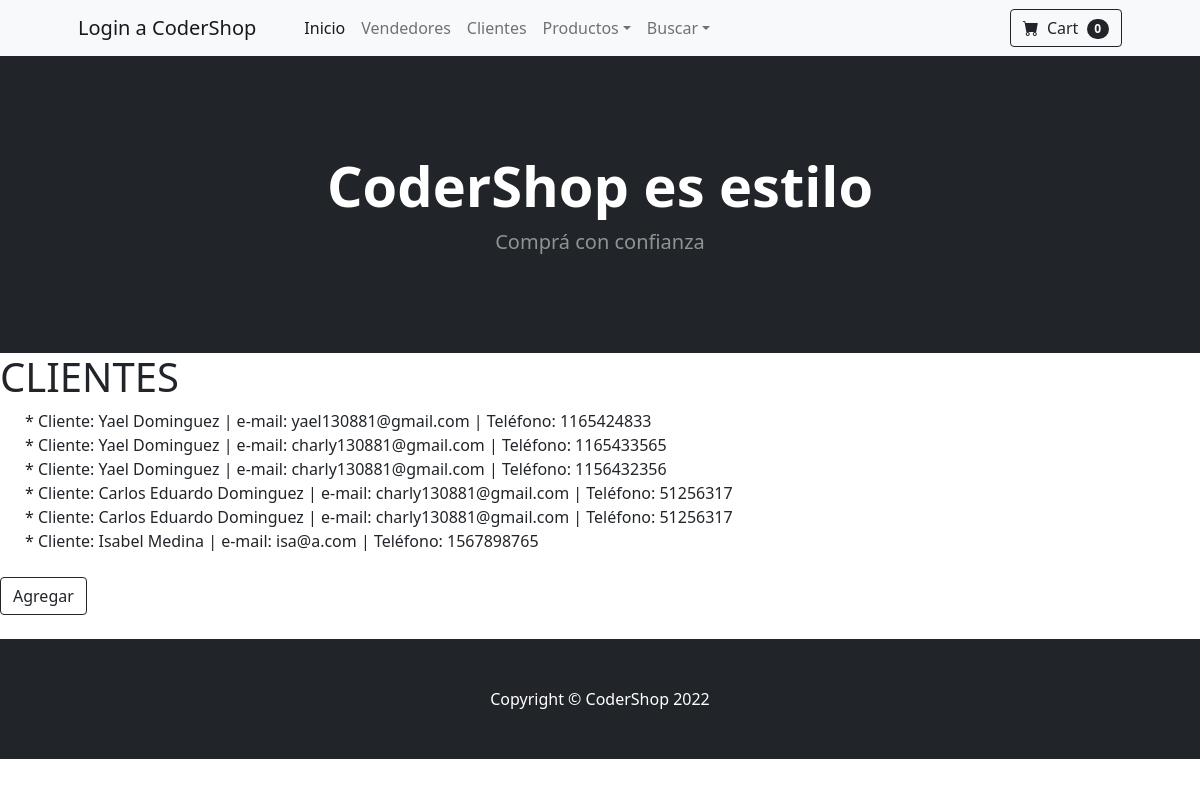
Before: /CoderShop/cliente with the older database file.
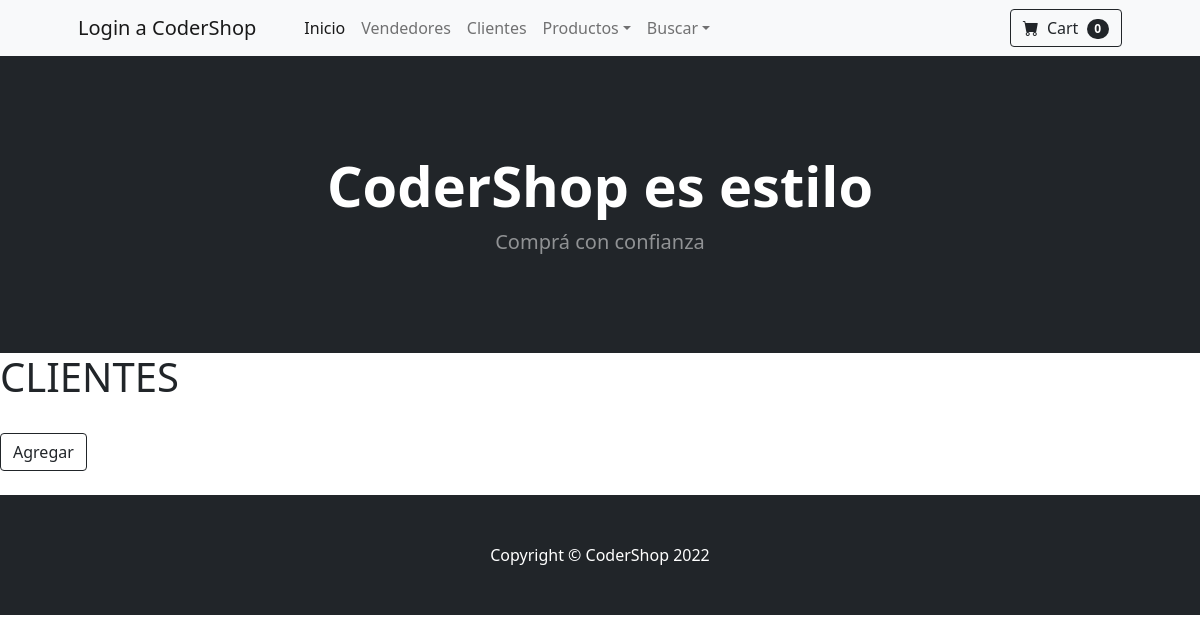
After: the same page with the newer database file.
### CoderShop/models.py (models this page shows)
class Cliente(models.Model):
    nombre = models.CharField(max_length=30)
    apellido = models.CharField(max_length=30)
    email = models.EmailField(30)
    telefono = models.IntegerField()
    def __str__(self):
        return f'* Cliente: {self.nombre} {self.apellido} | e-mail: {self.email} | Teléfono: {self.telefono}'

### CoderShop/views.py (the view)
# urls.py: path('cliente', cliente, name="Cliente"),
def cliente(request):
    return render(request, 'CoderShop/cliente.html',
    {'cliente': Cliente.objects.all()})

### CoderShop/templates/CoderShop/cliente.html
{% extends "CoderShop/padre.html" %}{% load static %} {% block contenidoQueCambia %}
<h1>CLIENTES</h1>{%for cliente in cliente %}&nbsp;&nbsp;&nbsp;&nbsp;&nbsp;&nbsp;{{ cliente }}<br> {% endfor %}<br> <a class="btn btn-outline-dark" href="{% url 'clienteFormulario' %}">Agregar
</a> <br><br> {% endblock%}

Changed rows visible on the page:
removed Cliente: nombre+apellido+email "* Cliente: Yael Dominguez | e-mail: yael130881@gmail.com | Teléfono: 1165424833"
removed Cliente: nombre+apellido+email "* Cliente: Yael Dominguez | e-mail: charly130881@gmail.com | Teléfono: 1165433565"
removed Cliente: nombre+apellido+email "* Cliente: Yael Dominguez | e-mail: charly130881@gmail.com | Teléfono: 1156432356"
removed Cliente: nombre+apellido+email "* Cliente: Carlos Eduardo Dominguez | e-mail: charly130881@gmail.com | Teléfono: 51256317"
removed Cliente: nombre+apellido+email "* Cliente: Carlos Eduardo Dominguez | e-mail: charly130881@gmail.com | Teléfono: 51256317"
removed Cliente: nombre+apellido+email "* Cliente: Isabel Medina | e-mail: isa@a.com | Teléfono: 1567898765"
